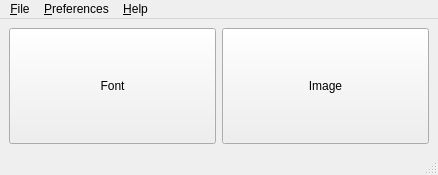
<?xml version="1.0" encoding="UTF-8"?>
<ui version="4.0">
 <class>MainWindow</class>
 <widget class="QMainWindow" name="MainWindow">
  <property name="geometry">
   <rect>
    <x>0</x>
    <y>0</y>
    <width>438</width>
    <height>175</height>
   </rect>
  </property>
  <property name="windowTitle">
   <string>MainWindow</string>
  </property>
  <widget class="QWidget" name="centralwidget">
   <layout class="QHBoxLayout" name="horizontalLayout">
    <item>
     <widget class="QPushButton" name="fontEdButton">
      <property name="sizePolicy">
       <sizepolicy hsizetype="Minimum" vsizetype="Expanding">
        <horstretch>0</horstretch>
        <verstretch>0</verstretch>
       </sizepolicy>
      </property>
      <property name="text">
       <string>Font</string>
      </property>
     </widget>
    </item>
    <item>
     <widget class="QPushButton" name="imageEdButton">
      <property name="sizePolicy">
       <sizepolicy hsizetype="Minimum" vsizetype="Expanding">
        <horstretch>0</horstretch>
        <verstretch>0</verstretch>
       </sizepolicy>
      </property>
      <property name="text">
       <string>Image</string>
      </property>
     </widget>
    </item>
   </layout>
  </widget>
  <widget class="QMenuBar" name="menubar">
   <property name="geometry">
    <rect>
     <x>0</x>
     <y>0</y>
     <width>438</width>
     <height>22</height>
    </rect>
   </property>
   <widget class="QMenu" name="menu_File">
    <property name="title">
     <string>&amp;File</string>
    </property>
   </widget>
   <widget class="QMenu" name="menu_Preferences">
    <property name="title">
     <string>&amp;Preferences</string>
    </property>
   </widget>
   <widget class="QMenu" name="menu_Help">
    <property name="title">
     <string>&amp;Help</string>
    </property>
   </widget>
   <addaction name="menu_File"/>
   <addaction name="menu_Preferences"/>
   <addaction name="menu_Help"/>
  </widget>
  <widget class="QStatusBar" name="statusbar"/>
 </widget>
 <resources/>
 <connections/>
</ui>
